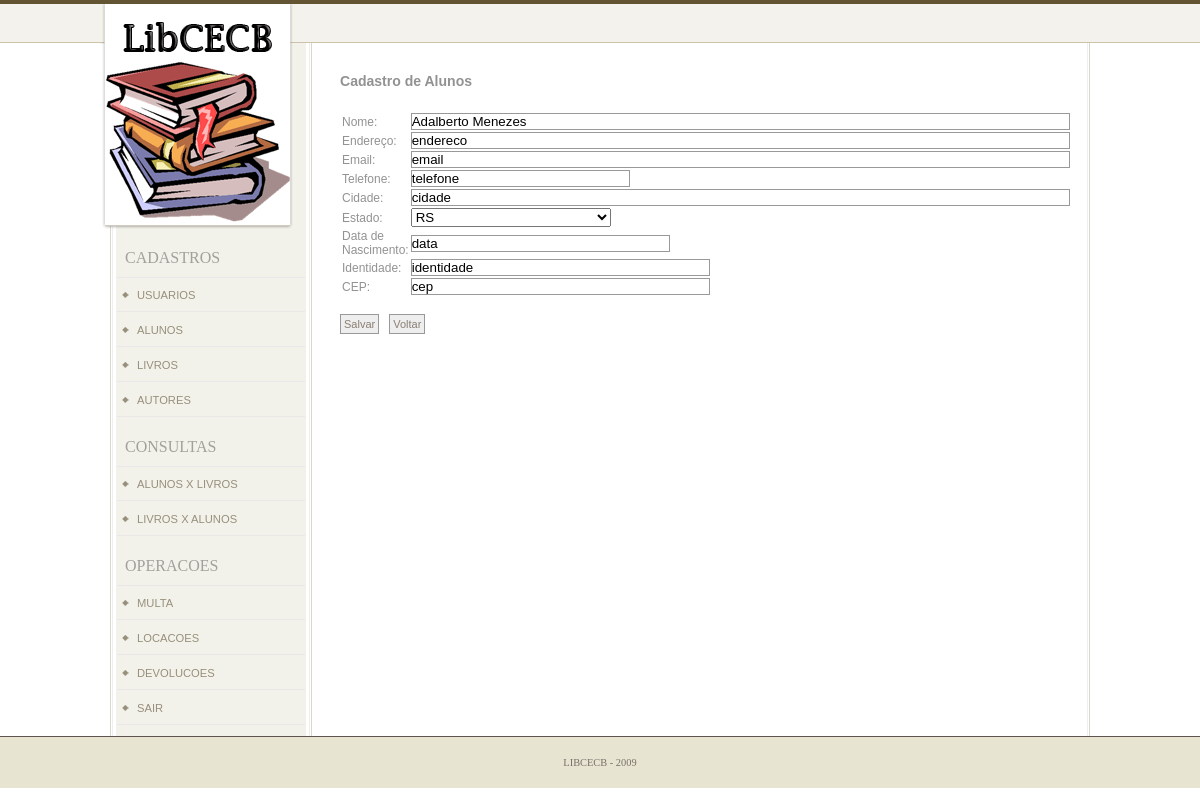
Screenshot of /index.php?area=alunos&acao=alterar&id=4 (signed in) with the database file from the repository.
### ct_alunos_dados.php (the view, shortened to what this page needs)
<?
if(isset($_REQUEST['id']) && (!empty($_REQUEST['id'])))
{
    $sql = "SELECT * FROM alunos WHERE id = {$_REQUEST['id']}";
    $result = mysql_query($sql);
    $row = mysql_fetch_array($result);
}
?>
<h3>Cadastro de Alunos</h3>
<div id="formulario">
<form id="form" action="ct_alunos_xp.php" method="POST">
<table>
    <tr>
      <td>Nome:</td>
      <td><input type="text" name="nome_aluno" size="80" value="<?=$row['nome_aluno'];?>" id="nome_aluno"></tr>
    <tr>
      <td>Endere&ccedil;o:</td>
      <td><input type="text" name="end_aluno" size="80" value="<?=$row['end_aluno'];?>" id="end_aluno"></td>
    </tr>
    <tr>
      <td>Email:</td>
      <td><input type="text" name="email_aluno" size="80" value="<?=$row['email_aluno'];?>" id="email_aluno"></td>
    </tr>
    <tr>
      <td>Telefone:</td>
      <td><input type="text" name="tel_aluno" size="25" value="<?=$row['tel_aluno'];?>" id="tel_aluno"></td>
    </tr>
    <tr>
      <td>Cidade:</td>
      <td><input type="text" name="cidade_aluno" size="80" value="<?=$row['cidade_aluno'];?>" id="cidade_aluno"></td>
    </tr>
    <tr>
      <td>Estado:</td>
      <td>
	<select name="estado_aluno">
	<?php
		$sql = "SELECT * FROM estados ORDER BY uf";
		$result = mysql_query($sql);
		$selecionado = "";
		while($rowEstado = mysql_fetch_array($result))
		{
			if((!empty($row['estado_aluno']))&& isset($row['estado_aluno']))
			{
				if($row['estado_aluno'] == $rowEstado['id'])
				{
					$selecionado = "selected";
				}
				else
				{
					$selecionado = "";
				}
			}
	?>
		<option value="<?=$rowEstado['id'];?>" <?=$selecionado;?>><?=$rowEstado['uf'];?></option>
	<?php
		}
	?>
	</select>
        </td>
    </tr>
    <tr>
      <td>Data de Nascimento:</td>
      <td>
        <input type="text" name="nasc_aluno" size="30" value="<?=$row['nasc_aluno'];?>" id="nasc_aluno">
        </td>
    </tr>
    <tr>
      <td>Identidade:</td>
      <td>
        <input type="text" name="identidade_aluno" size="35" value="<?=$row['identidade_aluno'];?>" id="identidade_aluno">
        </td>
    </tr>
    <tr>
      <td>CEP:</td>
      <td>
        <input type="text" name="cep_aluno" size="35" value="<?=$row['cep_aluno'];?>" id="cep_aluno">
        </td>
    </tr>
</table>
</form>
<div>
    <a href="#" class="botao" onclick="validaForm();">Salvar</a>&nbsp;&nbsp;
    <a href="index.php?area=alunos" class="botao">Voltar</a>
</div>
</div>

### css/main.css (style rules this page uses)
* { padding:0; margin:0; }
h1, h2, h3, h4, h5, h6, p, pre, blockquote, form, label, ul, ol, dl, fieldset, address { margin:20px 0; }
body { text-align: center; font-size: 1em; font-family: Verdana, sans-serif; }
div#content-inner a:link, div#content-inner a:visited { color: #8b7f73; text-decoration: none; }
.botao { border: solid 1px #999; background-color: #eeeeee; font-weight: bold; padding:3px; cursor: pointer; color: Gray; text-decoration: none; font: 11px "Trebuchet MS", Verdana, Arial, Helvetica, sans-serif; }
#formulario { font: 12px "Trebuchet MS", Verdana, Arial, Helvetica, sans-serif; }
#formulario select { width:200px; }
#formulario input { border: solid 1px #999; }

### rows the page displays
alunos: nome_aluno "Adalberto Menezes", end_aluno "endereco", email_aluno "email", tel_aluno "telefone", cidade_aluno "cidade", nasc_aluno "data", identidade_aluno "identidade", cep_aluno "cep"

### other values shown
form field estado_aluno "RS"
